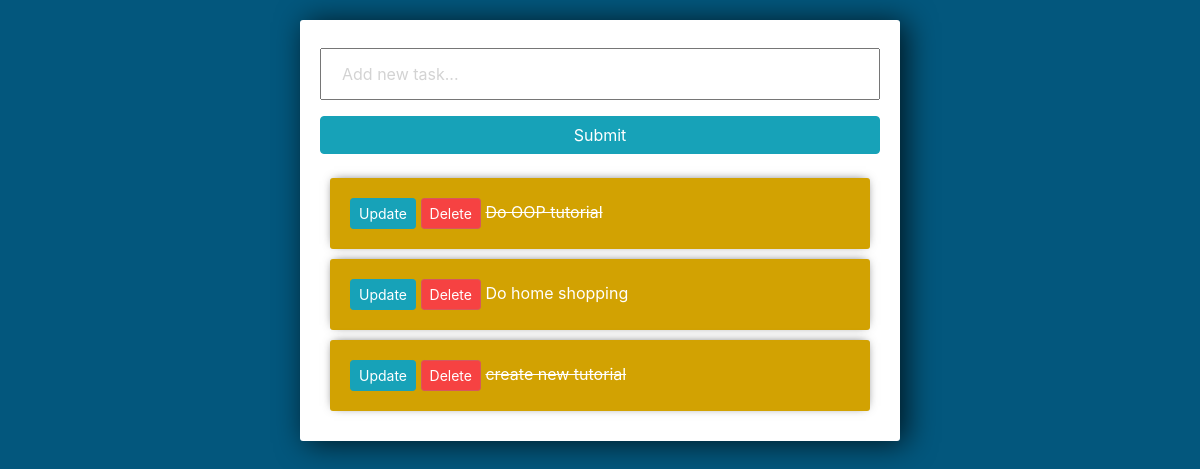
Before: / with the older database file.
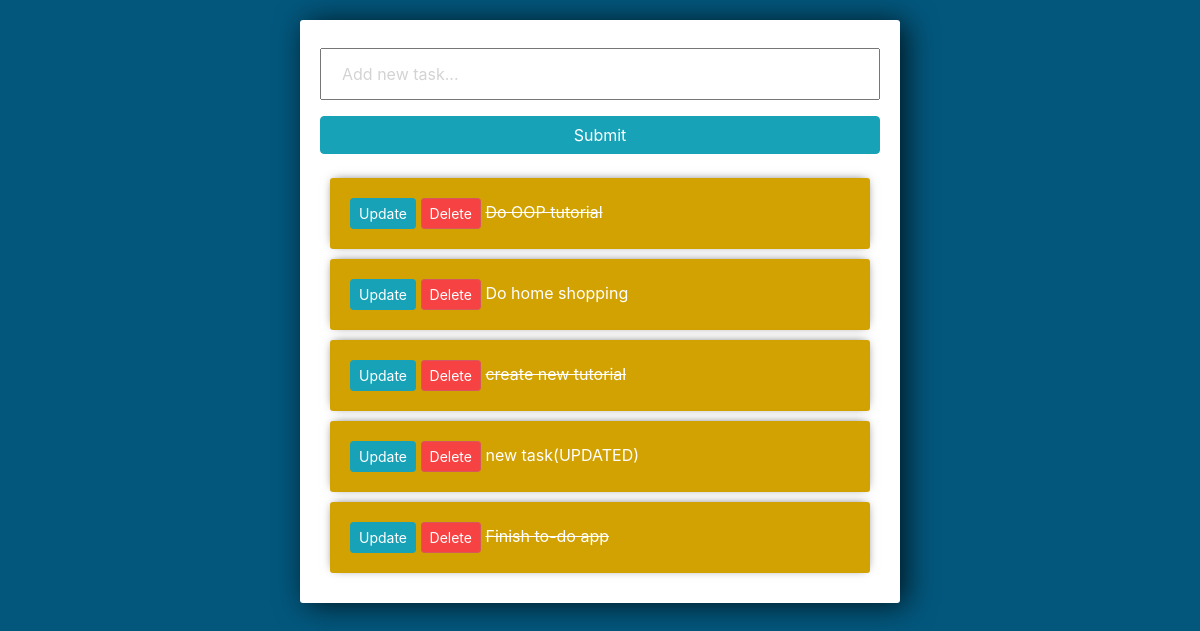
After: the same page with the newer database file.
### tasks/models.py (models this page shows)
class Task(models.Model):
    title = models.CharField(max_length=200)
    complete = models.BooleanField(default=False)
    created = models.DateTimeField(auto_now_add=True)
    def __str__(self):
        return self.title

### tasks/views.py (the view)
# urls.py: path('',views.index, name="list"),
def index(request):
    tasks = Task.objects.all()
    form = TaskForm()
    if request.method == 'POST':
        form = TaskForm(request.POST)
        if form.is_valid():
            form.save()
        return redirect('/')
    context = {'tasks':tasks, 'form':form}
    return render(request, 'tasks/list.html', context)

### tasks/forms.py
class TaskForm(forms.ModelForm):
    title= forms.CharField(widget= forms.TextInput(attrs={'placeholder':'Add new task...'}))
    class Meta:
        model = Task
        fields = '__all__'

### tasks/templates/tasks/list.html (shortened to what this page needs)
<link rel="stylesheet" href="https://stackpath.bootstrapcdn.com/bootstrap/4.3.1/css/bootstrap.min.css">
<div class="center-column">
	<form method="POST" action="/">
		{{form.title}}
		<input class="btn btn-info" type="submit" name="Create Task">
	</form>
	<div class="todo-list">
	{% for task in tasks %}
		<div class="item-row">
			<a class="btn btn-sm btn-info" href="{% url 'update_task' task.id %}">Update</a>
			<a class="btn btn-sm btn-danger" href="{% url 'delete' task.id %}">Delete</a>
			{% if task.complete == True %}
			<strike>{{task}}</strike>
			{% else %}
			<span>{{task}}</span>
			{% endif %}
		</div>
	{% endfor %}
	</div>
</div>

### tasks/templates/tasks/list.html (style rules this page uses)
input { width: 100%; padding: 12px 20px; margin: 8px 0; box-sizing: border-box; }
input::placeholder { color: #d3d3d3; }
.center-column { width:600px; margin: 20px auto; padding:20px; background-color: #fff; border-radius: 3px; box-shadow: 6px 2px 30px 0px rgba(0,0,0,0.75); }
.item-row { background-color: #d2a202; margin: 10px; padding: 20px; border-radius: 3px; color: #fff; font-size: 16px; box-shadow: 0px -1px 10px -4px rgba(0,0,0,0.75); }
.btn-danger { background-color: #f64242; border-color: #d6585c; }

Changed rows visible on the page:
added Task: title "new task(UPDATED)"
added Task: title "Finish to-do app"
